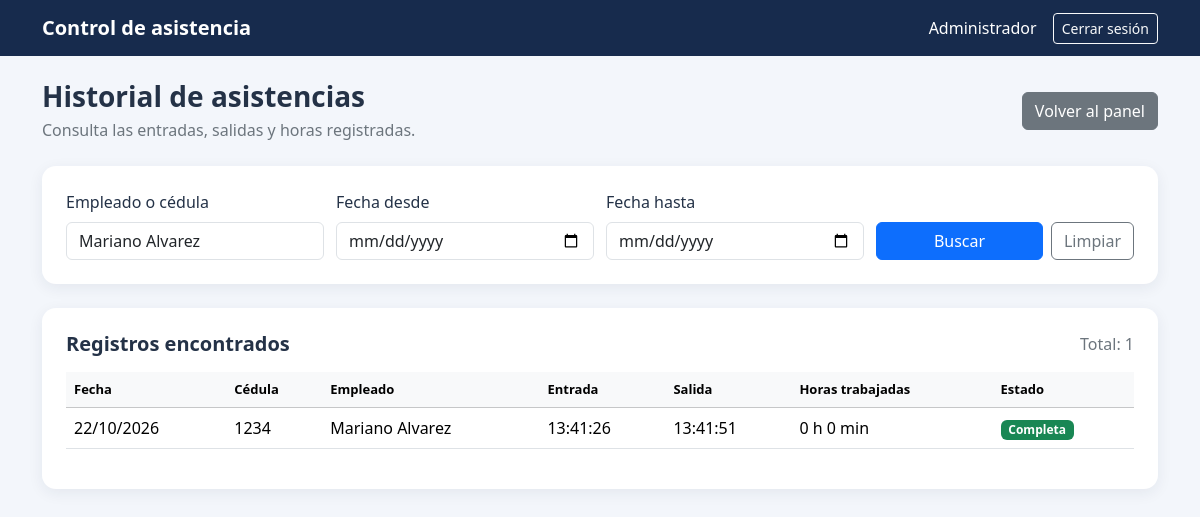
Screenshot of /admin/asistencias.php?busqueda=Mariano Alvarez (signed in) with the database file from the repository.
### tables this page shows
CREATE TABLE `asistencias` (
  `id` int(11) NOT NULL,
  `empleado_id` int(11) NOT NULL,
  `fecha` date NOT NULL,
  `hora_entrada` time DEFAULT NULL,
  `hora_salida` time DEFAULT NULL
);

CREATE TABLE `empleados` (
  `id` int(11) NOT NULL,
  `cedula` varchar(30) NOT NULL,
  `nombre` varchar(150) NOT NULL,
  `correo` varchar(150) DEFAULT NULL,
  `telefono` varchar(30) DEFAULT NULL,
  `codigo_acceso` varchar(20) NOT NULL,
  `estado` enum('Activo','Inactivo') NOT NULL DEFAULT 'Activo',
  `fecha_registro` timestamp NOT NULL DEFAULT current_timestamp()
);

### admin/asistencias.php (the view, shortened to what this page needs)
<?php
require_once "../config/database.php";
function escapar($valor) {
    return htmlspecialchars((string)($valor ?? ""), ENT_QUOTES, "UTF-8");
}
$busqueda = trim($_GET["busqueda"] ?? "");
$fechaDesde = trim($_GET["desde"] ?? "");
$fechaHasta = trim($_GET["hasta"] ?? "");
$pagina = max(1, (int)($_GET["pagina"] ?? 1));
$porPagina = 20;
$offset = ($pagina - 1) * $porPagina;
$where = [];
$params = [];
if ($busqueda !== "") {
    $where[] = "(e.nombre LIKE :nombre OR e.cedula LIKE :cedula)";
    $params[":nombre"] = "%".$busqueda."%";
    $params[":cedula"] = "%".$busqueda."%";
}
$whereSql = $where ? "WHERE ".implode(" AND ", $where) : "";
try {
    $sqlTotal = "SELECT COUNT(*)
                 FROM asistencias a
                 INNER JOIN empleados e ON e.id = a.empleado_id
                 $whereSql";
    $stmtTotal = $conexion->prepare($sqlTotal);
    $stmtTotal->execute($params);
    $totalRegistros = (int)$stmtTotal->fetchColumn();
    $sql = "SELECT
                a.id,
                e.cedula,
                e.nombre,
                a.fecha,
                a.hora_entrada,
                a.hora_salida,
                CASE
                    WHEN a.hora_entrada IS NOT NULL
                     AND a.hora_salida IS NOT NULL
                    THEN TIMESTAMPDIFF(
                        MINUTE,
                        CONCAT(a.fecha, ' ', a.hora_entrada),
                        CONCAT(a.fecha, ' ', a.hora_salida)
                    )
                    ELSE NULL
                END AS minutos_trabajados
            FROM asistencias a
            INNER JOIN empleados e ON e.id = a.empleado_id
            $whereSql
            ORDER BY a.fecha DESC, a.hora_entrada DESC
            LIMIT $porPagina OFFSET $offset";
    $stmt = $conexion->prepare($sql);
    $stmt->execute($params);
    $asistencias = $stmt->fetchAll();
} catch (PDOException $e) {
    error_log($e->getMessage());
    exit("No fue posible consultar el historial. Revisa la conexión y la estructura de la base de datos.");
}
$nombreAdmin = $_SESSION["admin_nombre"] ?? "Administrador";
?>
<!DOCTYPE html>
<html lang="es">
<head>
    <link
        href="https://cdn.jsdelivr.net/npm/bootstrap@5.3.3/dist/css/bootstrap.min.css"
        rel="stylesheet"
    >
    <link rel="stylesheet" href="../css/asistencias.css">
</head>
<body>
<nav class="navbar navbar-dark">
    <div class="container">
        <a href="index.php" class="navbar-brand fw-semibold">
            Control de asistencia
        </a>
        <div class="d-flex align-items-center gap-3">
            <span class="text-white d-none d-md-inline">
                <?= escapar($nombreAdmin) ?>
            </span>
            <a href="../logout.php" class="btn btn-outline-light btn-sm">
                Cerrar sesión
            </a>
        </div>
    </div>
</nav>
<main class="container py-4">
    <div class="d-flex flex-wrap justify-content-between align-items-center gap-2 mb-4">
        <div>
            <h1 class="h3 fw-bold mb-1">Historial de asistencias</h1>
            <p class="text-secondary mb-0">
                Consulta las entradas, salidas y horas registradas.
            </p>
        </div>
        <a href="index.php" class="btn btn-secondary">
            Volver al panel
        </a>
    </div>
    <section class="panel p-3 p-md-4 mb-4">
        <form method="GET" action="asistencias.php">
            <div class="filters">
                <div>
                    <label for="busqueda" class="form-label">
                        Empleado o cédula
                    </label>
                    <input
                        type="text"
                        id="busqueda"
                        name="busqueda"
                        class="form-control"
                        placeholder="Buscar empleado"
                        value="<?= escapar($busqueda) ?>"
                    >
                </div>
                <div>
                    <label for="desde" class="form-label">Fecha desde</label>
                    <input
                        type="date"
                        id="desde"
                        name="desde"
                        class="form-control"
                        value="<?= escapar($fechaDesde) ?>"
                    >
                </div>
                <div>
                    <label for="hasta" class="form-label">Fecha hasta</label>
                    <input
                        type="date"
                        id="hasta"
                        name="hasta"
                        class="form-control"
                        value="<?= escapar($fechaHasta) ?>"
                    >
                </div>
                <div class="d-flex align-items-end gap-2">
                    <button type="submit" class="btn btn-primary flex-grow-1">
                        Buscar
                    </button>
                    <a href="asistencias.php" class="btn btn-outline-secondary">
                        Limpiar
                    </a>
                </div>
            </div>
        </form>
    </section>
    <section class="panel p-3 p-md-4">
        <div class="d-flex flex-wrap justify-content-between gap-2 mb-3">
            <h2 class="h5 fw-bold mb-0">Registros encontrados</h2>
            <span class="text-secondary">
                Total: <?= $totalRegistros ?>
            </span>
        </div>
        <div class="table-responsive">
            <table class="table table-hover align-middle">
                <thead class="table-light">
                    <tr>
                        <th>Fecha</th>
                        <th>Cédula</th>
                        <th>Empleado</th>
                        <th>Entrada</th>
                        <th>Salida</th>
                        <th>Horas trabajadas</th>
                        <th>Estado</th>
                    </tr>
                </thead>
                <tbody>
                <?php if (!$asistencias): ?>
                    <tr>
                        <td colspan="7" class="text-center text-secondary py-4">
                            No se encontraron registros de asistencia.
                        </td>
                    </tr>
                <?php else: ?>
                    <?php foreach ($asistencias as $a): ?>
                        <?php
                        $minutos = $a["minutos_trabajados"];
                        $horasTexto = "—";
                        if ($minutos !== null && (int)$minutos >= 0) {
                            $minutos = (int)$minutos;
                            $horasTexto = intdiv($minutos, 60)
                                ." h ".($minutos % 60)." min";
                        }
                        if (empty($a["hora_entrada"])) {
                            $estado = "Sin entrada";
                            $clase = "secondary";
                        } elseif (empty($a["hora_salida"])) {
                            $estado = "En jornada";
                            $clase = "warning";
                        } else {
                            $estado = "Completa";
                            $clase = "success";
                        }
                        ?>
                        <tr>
                            <td><?= escapar(date("d/m/Y", strtotime($a["fecha"]))) ?></td>
                            <td><?= escapar($a["cedula"]) ?></td>
                            <td><?= escapar($a["nombre"]) ?></td>
                            <td><?= escapar($a["hora_entrada"] ?: "—") ?></td>
                            <td><?= escapar($a["hora_salida"] ?: "—") ?></td>
                            <td><?= escapar($horasTexto) ?></td>
                            <td>
                                <span class="badge text-bg-<?= $clase ?>">
                                    <?= escapar($estado) ?>
                                </span>
                            </td>
                        </tr>
                    <?php endforeach; ?>
                <?php endif; ?>
                </tbody>
            </table>
        </div>
    </section>
</main>
</body>
</html>

### css/asistencias.css (style rules this page uses)
body { background: #f3f6fb; color: #243247; }
.navbar { background: #172b4d; }
.panel { background: white; border: 0; border-radius: 14px; box-shadow: 0 4px 15px rgba(25,45,75,.07); }
.table th { white-space: nowrap; font-size: 13px; }
.table td { vertical-align: middle; }
.filters { display: grid; grid-template-columns: repeat(4, minmax(0, 1fr)); gap: 12px; }

### rows the page displays
asistencias: fecha "22/10/2026", empleado.cedula "1234", empleado.nombre "Mariano Alvarez", hora_entrada "13:41:26", hora_salida "13:41:51", horasTexto "0 h 0 min", escapar($estado) "Completa"

### other values shown
escapar($nombreAdmin) "Administrador"
$totalRegistros "1"
